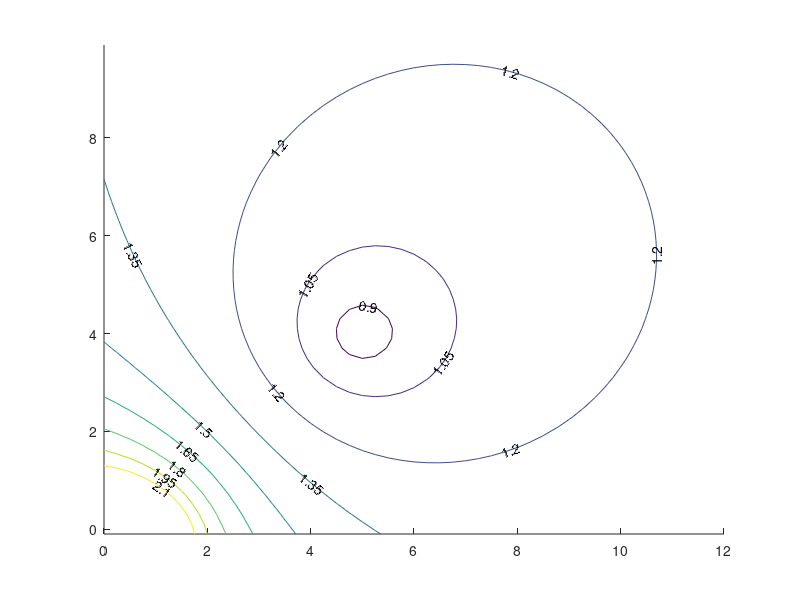

Reproduce this figure in MATLAB. (Note: this script raises an error after producing the figure.)
% example_two_slits_plot_contores_0154.m
% Nasser, June 11, 2019
clc;clear; 
% To plot Figure 20 in Section 7 of the paper:
% COMPUTATION OF CONFORMAL INVARIANTS 
%
% The data files 
% x01_pt.mat, y01_pt.mat, u0154_pt.mat
% were generated by the file
% example_two_slits_save_contores_0154.m
%
%
%
z1=5+4i;
x=load('x01_pt.mat','-ascii');
y=load('y01_pt.mat','-ascii');
u=load('u0154_pt.mat','-ascii');
%
figure
cntv  =  0.9:0.15:2.1;
contour(x,y,u,cntv,'ShowText','on','Color','k')
hold on
plot(real(z1),imag(z1),'or','MarkerFaceColor','r')
plot([0 1],[0 0],'k','LineWidth',2)
axis([-0.0 12 -0.0 10])
axis off
set(gca,'LooseInset',get(gca,'TightInset'))
% print -dpdf  fig_two_seg01_m5_n4
% print -depsc fig_two_seg01_m5_n4